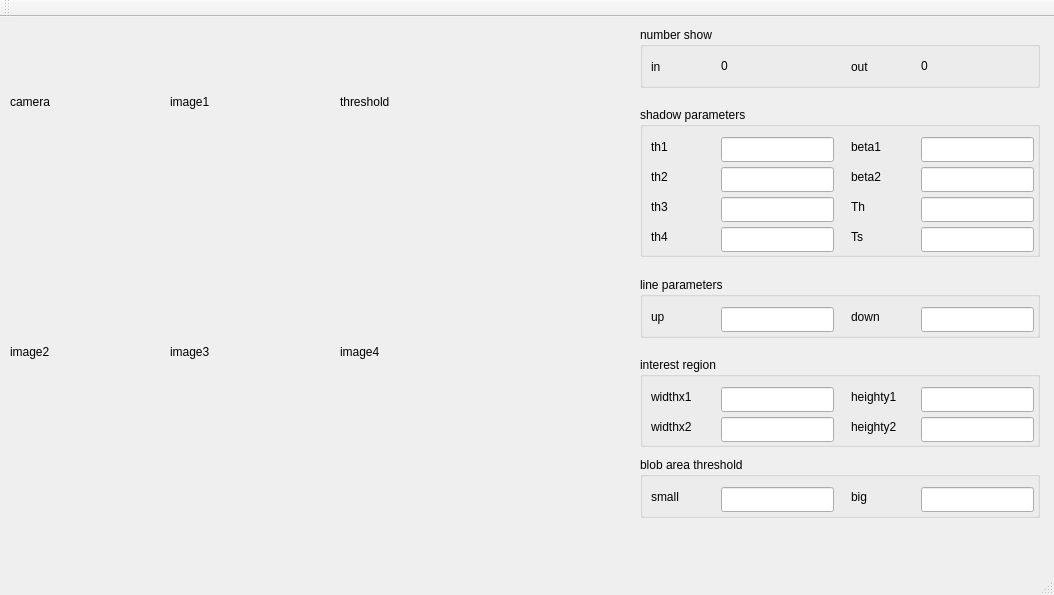
<?xml version="1.0" encoding="UTF-8"?>
<ui version="4.0">
 <class>MainWindow</class>
 <widget class="QMainWindow" name="MainWindow">
  <property name="geometry">
   <rect>
    <x>0</x>
    <y>0</y>
    <width>1054</width>
    <height>595</height>
   </rect>
  </property>
  <property name="windowTitle">
   <string>MainWindow</string>
  </property>
  <widget class="QWidget" name="centralWidget">
   <widget class="QLabel" name="label_9">
    <property name="geometry">
     <rect>
      <x>340</x>
      <y>260</y>
      <width>150</width>
      <height>150</height>
     </rect>
    </property>
    <property name="text">
     <string>image4</string>
    </property>
   </widget>
   <widget class="QLabel" name="label_8">
    <property name="geometry">
     <rect>
      <x>170</x>
      <y>260</y>
      <width>150</width>
      <height>150</height>
     </rect>
    </property>
    <property name="text">
     <string>image3</string>
    </property>
   </widget>
   <widget class="QLabel" name="label_7">
    <property name="geometry">
     <rect>
      <x>10</x>
      <y>260</y>
      <width>150</width>
      <height>150</height>
     </rect>
    </property>
    <property name="text">
     <string>image2</string>
    </property>
   </widget>
   <widget class="QLabel" name="label_5">
    <property name="geometry">
     <rect>
      <x>340</x>
      <y>10</y>
      <width>150</width>
      <height>150</height>
     </rect>
    </property>
    <property name="text">
     <string>threshold</string>
    </property>
   </widget>
   <widget class="QLabel" name="label_6">
    <property name="geometry">
     <rect>
      <x>170</x>
      <y>10</y>
      <width>150</width>
      <height>150</height>
     </rect>
    </property>
    <property name="text">
     <string>image1</string>
    </property>
   </widget>
   <widget class="QLabel" name="label">
    <property name="geometry">
     <rect>
      <x>10</x>
      <y>10</y>
      <width>150</width>
      <height>150</height>
     </rect>
    </property>
    <property name="text">
     <string>camera</string>
    </property>
   </widget>
   <widget class="QGroupBox" name="groupBox">
    <property name="geometry">
     <rect>
      <x>640</x>
      <y>10</y>
      <width>400</width>
      <height>61</height>
     </rect>
    </property>
    <property name="title">
     <string>number show</string>
    </property>
    <widget class="QLabel" name="label_31">
     <property name="geometry">
      <rect>
       <x>281</x>
       <y>30</y>
       <width>67</width>
       <height>18</height>
      </rect>
     </property>
     <property name="text">
      <string>0</string>
     </property>
    </widget>
    <widget class="QLabel" name="label_29">
     <property name="geometry">
      <rect>
       <x>211</x>
       <y>30</y>
       <width>55</width>
       <height>20</height>
      </rect>
     </property>
     <property name="text">
      <string>out</string>
     </property>
    </widget>
    <widget class="QLabel" name="label_30">
     <property name="geometry">
      <rect>
       <x>81</x>
       <y>30</y>
       <width>67</width>
       <height>18</height>
      </rect>
     </property>
     <property name="text">
      <string>0</string>
     </property>
    </widget>
    <widget class="QLabel" name="label_28">
     <property name="geometry">
      <rect>
       <x>11</x>
       <y>30</y>
       <width>55</width>
       <height>20</height>
      </rect>
     </property>
     <property name="text">
      <string>in</string>
     </property>
     <property name="alignment">
      <set>Qt::AlignLeading|Qt::AlignLeft|Qt::AlignVCenter</set>
     </property>
    </widget>
   </widget>
   <widget class="QGroupBox" name="groupBox_2">
    <property name="geometry">
     <rect>
      <x>640</x>
      <y>90</y>
      <width>400</width>
      <height>150</height>
     </rect>
    </property>
    <property name="title">
     <string>shadow parameters</string>
    </property>
    <widget class="QLineEdit" name="lineEdit_14">
     <property name="geometry">
      <rect>
       <x>281</x>
       <y>120</y>
       <width>113</width>
       <height>25</height>
      </rect>
     </property>
    </widget>
    <widget class="QLabel" name="label_18">
     <property name="geometry">
      <rect>
       <x>11</x>
       <y>90</y>
       <width>55</width>
       <height>20</height>
      </rect>
     </property>
     <property name="text">
      <string>th3</string>
     </property>
     <property name="alignment">
      <set>Qt::AlignLeading|Qt::AlignLeft|Qt::AlignVCenter</set>
     </property>
    </widget>
    <widget class="QLineEdit" name="lineEdit_10">
     <property name="geometry">
      <rect>
       <x>81</x>
       <y>120</y>
       <width>113</width>
       <height>25</height>
      </rect>
     </property>
    </widget>
    <widget class="QLineEdit" name="lineEdit_7">
     <property name="geometry">
      <rect>
       <x>81</x>
       <y>30</y>
       <width>113</width>
       <height>25</height>
      </rect>
     </property>
    </widget>
    <widget class="QLineEdit" name="lineEdit_9">
     <property name="geometry">
      <rect>
       <x>81</x>
       <y>90</y>
       <width>113</width>
       <height>25</height>
      </rect>
     </property>
    </widget>
    <widget class="QLabel" name="label_17">
     <property name="geometry">
      <rect>
       <x>11</x>
       <y>60</y>
       <width>55</width>
       <height>20</height>
      </rect>
     </property>
     <property name="text">
      <string>th2</string>
     </property>
     <property name="alignment">
      <set>Qt::AlignLeading|Qt::AlignLeft|Qt::AlignVCenter</set>
     </property>
    </widget>
    <widget class="QLabel" name="label_21">
     <property name="geometry">
      <rect>
       <x>211</x>
       <y>60</y>
       <width>55</width>
       <height>20</height>
      </rect>
     </property>
     <property name="text">
      <string>beta2</string>
     </property>
    </widget>
    <widget class="QLineEdit" name="lineEdit_8">
     <property name="geometry">
      <rect>
       <x>81</x>
       <y>60</y>
       <width>113</width>
       <height>25</height>
      </rect>
     </property>
    </widget>
    <widget class="QLineEdit" name="lineEdit_11">
     <property name="geometry">
      <rect>
       <x>281</x>
       <y>30</y>
       <width>113</width>
       <height>25</height>
      </rect>
     </property>
    </widget>
    <widget class="QLineEdit" name="lineEdit_12">
     <property name="geometry">
      <rect>
       <x>281</x>
       <y>60</y>
       <width>113</width>
       <height>25</height>
      </rect>
     </property>
    </widget>
    <widget class="QLabel" name="label_19">
     <property name="geometry">
      <rect>
       <x>11</x>
       <y>120</y>
       <width>55</width>
       <height>20</height>
      </rect>
     </property>
     <property name="text">
      <string>th4</string>
     </property>
     <property name="alignment">
      <set>Qt::AlignLeading|Qt::AlignLeft|Qt::AlignVCenter</set>
     </property>
    </widget>
    <widget class="QLabel" name="label_23">
     <property name="geometry">
      <rect>
       <x>211</x>
       <y>120</y>
       <width>55</width>
       <height>20</height>
      </rect>
     </property>
     <property name="text">
      <string>Ts</string>
     </property>
    </widget>
    <widget class="QLineEdit" name="lineEdit_13">
     <property name="geometry">
      <rect>
       <x>281</x>
       <y>90</y>
       <width>113</width>
       <height>25</height>
      </rect>
     </property>
    </widget>
    <widget class="QLabel" name="label_16">
     <property name="geometry">
      <rect>
       <x>11</x>
       <y>30</y>
       <width>55</width>
       <height>20</height>
      </rect>
     </property>
     <property name="text">
      <string>th1</string>
     </property>
     <property name="alignment">
      <set>Qt::AlignLeading|Qt::AlignLeft|Qt::AlignVCenter</set>
     </property>
    </widget>
    <widget class="QLabel" name="label_22">
     <property name="geometry">
      <rect>
       <x>211</x>
       <y>90</y>
       <width>55</width>
       <height>20</height>
      </rect>
     </property>
     <property name="text">
      <string>Th</string>
     </property>
    </widget>
    <widget class="QLabel" name="label_20">
     <property name="geometry">
      <rect>
       <x>211</x>
       <y>30</y>
       <width>55</width>
       <height>20</height>
      </rect>
     </property>
     <property name="text">
      <string>beta1</string>
     </property>
    </widget>
   </widget>
   <widget class="QGroupBox" name="groupBox_3">
    <property name="geometry">
     <rect>
      <x>640</x>
      <y>260</y>
      <width>400</width>
      <height>61</height>
     </rect>
    </property>
    <property name="title">
     <string>line parameters</string>
    </property>
    <widget class="QLineEdit" name="lineEdit_16">
     <property name="geometry">
      <rect>
       <x>281</x>
       <y>30</y>
       <width>113</width>
       <height>25</height>
      </rect>
     </property>
    </widget>
    <widget class="QLineEdit" name="lineEdit_15">
     <property name="geometry">
      <rect>
       <x>81</x>
       <y>30</y>
       <width>113</width>
       <height>25</height>
      </rect>
     </property>
    </widget>
    <widget class="QLabel" name="label_25">
     <property name="geometry">
      <rect>
       <x>11</x>
       <y>30</y>
       <width>55</width>
       <height>20</height>
      </rect>
     </property>
     <property name="text">
      <string>up</string>
     </property>
     <property name="alignment">
      <set>Qt::AlignLeading|Qt::AlignLeft|Qt::AlignVCenter</set>
     </property>
    </widget>
    <widget class="QLabel" name="label_26">
     <property name="geometry">
      <rect>
       <x>211</x>
       <y>30</y>
       <width>55</width>
       <height>20</height>
      </rect>
     </property>
     <property name="text">
      <string>down</string>
     </property>
    </widget>
   </widget>
   <widget class="QGroupBox" name="groupBox_4">
    <property name="geometry">
     <rect>
      <x>640</x>
      <y>340</y>
      <width>400</width>
      <height>90</height>
     </rect>
    </property>
    <property name="title">
     <string>interest region</string>
    </property>
    <widget class="QLineEdit" name="lineEdit_6">
     <property name="geometry">
      <rect>
       <x>281</x>
       <y>60</y>
       <width>113</width>
       <height>25</height>
      </rect>
     </property>
    </widget>
    <widget class="QLabel" name="label_14">
     <property name="geometry">
      <rect>
       <x>211</x>
       <y>60</y>
       <width>60</width>
       <height>20</height>
      </rect>
     </property>
     <property name="text">
      <string>heighty2</string>
     </property>
    </widget>
    <widget class="QLineEdit" name="lineEdit_3">
     <property name="geometry">
      <rect>
       <x>81</x>
       <y>30</y>
       <width>113</width>
       <height>25</height>
      </rect>
     </property>
    </widget>
    <widget class="QLabel" name="label_11">
     <property name="geometry">
      <rect>
       <x>11</x>
       <y>30</y>
       <width>55</width>
       <height>20</height>
      </rect>
     </property>
     <property name="text">
      <string>widthx1</string>
     </property>
     <property name="alignment">
      <set>Qt::AlignLeading|Qt::AlignLeft|Qt::AlignVCenter</set>
     </property>
    </widget>
    <widget class="QLabel" name="label_13">
     <property name="geometry">
      <rect>
       <x>211</x>
       <y>30</y>
       <width>60</width>
       <height>20</height>
      </rect>
     </property>
     <property name="text">
      <string>heighty1</string>
     </property>
    </widget>
    <widget class="QLineEdit" name="lineEdit_5">
     <property name="geometry">
      <rect>
       <x>281</x>
       <y>30</y>
       <width>113</width>
       <height>25</height>
      </rect>
     </property>
    </widget>
    <widget class="QLineEdit" name="lineEdit_4">
     <property name="geometry">
      <rect>
       <x>81</x>
       <y>60</y>
       <width>113</width>
       <height>25</height>
      </rect>
     </property>
    </widget>
    <widget class="QLabel" name="label_12">
     <property name="geometry">
      <rect>
       <x>11</x>
       <y>60</y>
       <width>55</width>
       <height>20</height>
      </rect>
     </property>
     <property name="text">
      <string>widthx2</string>
     </property>
     <property name="alignment">
      <set>Qt::AlignLeading|Qt::AlignLeft|Qt::AlignVCenter</set>
     </property>
    </widget>
   </widget>
   <widget class="QGroupBox" name="groupBox_5">
    <property name="geometry">
     <rect>
      <x>640</x>
      <y>440</y>
      <width>400</width>
      <height>61</height>
     </rect>
    </property>
    <property name="title">
     <string>blob area threshold</string>
    </property>
    <widget class="QLineEdit" name="lineEdit_2">
     <property name="geometry">
      <rect>
       <x>281</x>
       <y>30</y>
       <width>113</width>
       <height>25</height>
      </rect>
     </property>
    </widget>
    <widget class="QLineEdit" name="lineEdit">
     <property name="geometry">
      <rect>
       <x>81</x>
       <y>30</y>
       <width>113</width>
       <height>25</height>
      </rect>
     </property>
    </widget>
    <widget class="QLabel" name="label_3">
     <property name="geometry">
      <rect>
       <x>11</x>
       <y>30</y>
       <width>55</width>
       <height>20</height>
      </rect>
     </property>
     <property name="text">
      <string>small</string>
     </property>
     <property name="alignment">
      <set>Qt::AlignLeading|Qt::AlignLeft|Qt::AlignVCenter</set>
     </property>
    </widget>
    <widget class="QLabel" name="label_4">
     <property name="geometry">
      <rect>
       <x>211</x>
       <y>30</y>
       <width>55</width>
       <height>20</height>
      </rect>
     </property>
     <property name="text">
      <string>big</string>
     </property>
    </widget>
   </widget>
  </widget>
  <widget class="QMenuBar" name="menuBar">
   <property name="geometry">
    <rect>
     <x>0</x>
     <y>0</y>
     <width>1054</width>
     <height>22</height>
    </rect>
   </property>
  </widget>
  <widget class="QToolBar" name="mainToolBar">
   <attribute name="toolBarArea">
    <enum>TopToolBarArea</enum>
   </attribute>
   <attribute name="toolBarBreak">
    <bool>false</bool>
   </attribute>
  </widget>
  <widget class="QStatusBar" name="statusBar"/>
 </widget>
 <layoutdefault spacing="6" margin="11"/>
 <resources/>
 <connections/>
</ui>
